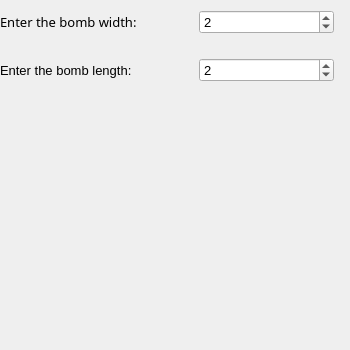
        <widget class="QWidget" name="attackbybombcontinuouspage">
         <widget class="QWidget" name="gridLayoutWidget_8">
          <property name="geometry">
           <rect>
            <x>0</x>
            <y>0</y>
            <width>341</width>
            <height>94</height>
           </rect>
          </property>
          <layout class="QGridLayout" name="gridLayout_9">
           <property name="leftMargin">
            <number>0</number>
           </property>
           <property name="topMargin">
            <number>0</number>
           </property>
           <property name="rightMargin">
            <number>7</number>
           </property>
           <property name="horizontalSpacing">
            <number>62</number>
           </property>
           <property name="verticalSpacing">
            <number>14</number>
           </property>
           <item row="1" column="2">
            <widget class="QSpinBox" name="bomblength_input_2">
             <property name="font">
              <font>
               <pointsize>10</pointsize>
               <weight>50</weight>
               <bold>false</bold>
              </font>
             </property>
             <property name="value">
              <number>2</number>
             </property>
            </widget>
           </item>
           <item row="0" column="2">
            <widget class="QSpinBox" name="bombwidth_input_2">
             <property name="font">
              <font>
               <pointsize>10</pointsize>
               <weight>50</weight>
               <bold>false</bold>
              </font>
             </property>
             <property name="value">
              <number>2</number>
             </property>
            </widget>
           </item>
           <item row="1" column="1">
            <widget class="QLabel" name="label_32">
             <property name="font">
              <font>
               <pointsize>10</pointsize>
               <weight>50</weight>
               <bold>false</bold>
              </font>
             </property>
             <property name="text">
              <string>Enter the bomb length:</string>
             </property>
            </widget>
           </item>
           <item row="0" column="1">
            <widget class="QLabel" name="label_36">
             <property name="font">
              <font>
               <family>Microsoft YaHei</family>
               <pointsize>10</pointsize>
               <weight>50</weight>
               <bold>false</bold>
              </font>
             </property>
             <property name="text">
              <string>Enter the bomb width:</string>
             </property>
            </widget>
           </item>
          </layout>
         </widget>
         <widget class="QWidget" name="widget_3" native="true">
          <property name="geometry">
           <rect>
            <x>0</x>
            <y>90</y>
            <width>341</width>
            <height>251</height>
           </rect>
          </property>
         </widget>
        </widget>
